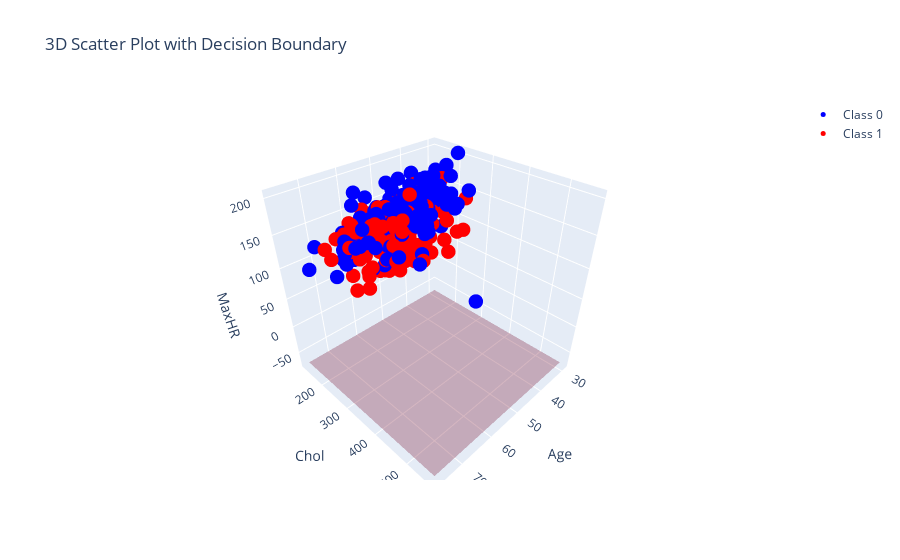

The notebook cell this image was saved under:
### Markdown cell above
## Visualization (For Demonstration Purposes)

### Code cell
import pandas as pd
import numpy as np
import plotly.graph_objs as go
from sklearn import svm
from sklearn.model_selection import train_test_split
from sklearn.preprocessing import StandardScaler
from sklearn.pipeline import make_pipeline

# Drop missing values and preprocess
df = df.dropna()

# Select features and the target label
features = ['Age', 'Chol', 'MaxHR']
X = df[features].values
y = df['AHD'].map({'Yes': 1, 'No': 0}).values

# Split data into training and test sets
X_train, X_test, y_train, y_test = train_test_split(X, y, test_size=0.2, random_state=42)

# Create an SVM model with a linear kernel
clf = make_pipeline(StandardScaler(), svm.SVC(kernel='linear'))

# Fit the model
clf.fit(X_train, y_train)

# Create a grid to evaluate the model
xx, yy, zz = np.meshgrid(
    np.linspace(X[:, 0].min(), X[:, 0].max(), 30),
    np.linspace(X[:, 1].min(), X[:, 1].max(), 30),
    np.linspace(X[:, 2].min(), X[:, 2].max(), 30)
)

grid = np.c_[xx.ravel(), yy.ravel(), zz.ravel()]
decision_values = clf.decision_function(grid)
decision_values = decision_values.reshape(xx.shape)

# Plot the 3D scatter plot
fig = go.Figure()

# Add scatter plot for the two classes
fig.add_trace(go.Scatter3d(
    x=X[y == 0, 0], y=X[y == 0, 1], z=X[y == 0, 2],
    mode='markers',
    marker=dict(size=5, color='blue'),
    name='Class 0'
))

fig.add_trace(go.Scatter3d(
    x=X[y == 1, 0], y=X[y == 1, 1], z=X[y == 1, 2],
    mode='markers',
    marker=dict(size=5, color='red'),
    name='Class 1'
))

# Add decision boundary as a surface plot
fig.add_trace(go.Surface(
    x=xx[:, :, 0], y=yy[:, :, 0], z=-zz[:, :, 0],
    surfacecolor=(decision_values < 0).astype(int),
    colorscale='RdBu',
    opacity=0.3,
    showscale=False
))

# Update layout for better visualization
fig.update_layout(
    scene=dict(
        xaxis_title=features[0],
        yaxis_title=features[1],
        zaxis_title=features[2],
    ),
    title='3D Scatter Plot with Decision Boundary',
    showlegend=True
)

# Show the plot
fig.show()

### Figure 1 — Plotly figure (JSON) as saved in the notebook; plotly's stock layout.template omitted (floating-point values rounded to 4 significant figures; data arrays with more than 128 entries replaced by an {"elided": "..."} marker saying what was removed)
{"data": [{"marker": {"color": "blue", "size": 5}, "mode": "markers", "name": "Class 0", "type": "scatter3d", "x": {"elided": "164 int values"}, "y": {"elided": "164 int values"}, "z": {"elided": "164 int values"}}, {"marker": {"color": "red", "size": 5}, "mode": "markers", "name": "Class 1", "type": "scatter3d", "x": {"elided": "139 int values"}, "y": {"elided": "139 int values"}, "z": {"elided": "139 int values"}}, {"colorscale": [[0, "rgb(103,0,31)"], [0.1, "rgb(178,24,43)"], [0.2, "rgb(214,96,77)"], [0.3, "rgb(244,165,130)"], [0.4, "rgb(253,219,199)"], [0.5, "rgb(247,247,247)"], [0.6, "rgb(209,229,240)"], [0.7, "rgb(146,197,222)"], [0.8, "rgb(67,147,195)"], [0.9, "rgb(33,102,172)"], [1, "rgb(5,48,97)"]], "opacity": 0.3, "showscale": false, "surfacecolor": {"elided": "30x30x30 int values"}, "type": "surface", "x": {"elided": "30x30 float values"}, "y": {"elided": "30x30 float values"}, "z": {"elided": "30x30 int values"}}], "layout": {"scene": {"xaxis": {"title": {"text": "Age"}}, "yaxis": {"title": {"text": "Chol"}}, "zaxis": {"title": {"text": "MaxHR"}}}, "showlegend": true, "title": {"text": "3D Scatter Plot with Decision Boundary"}}}
